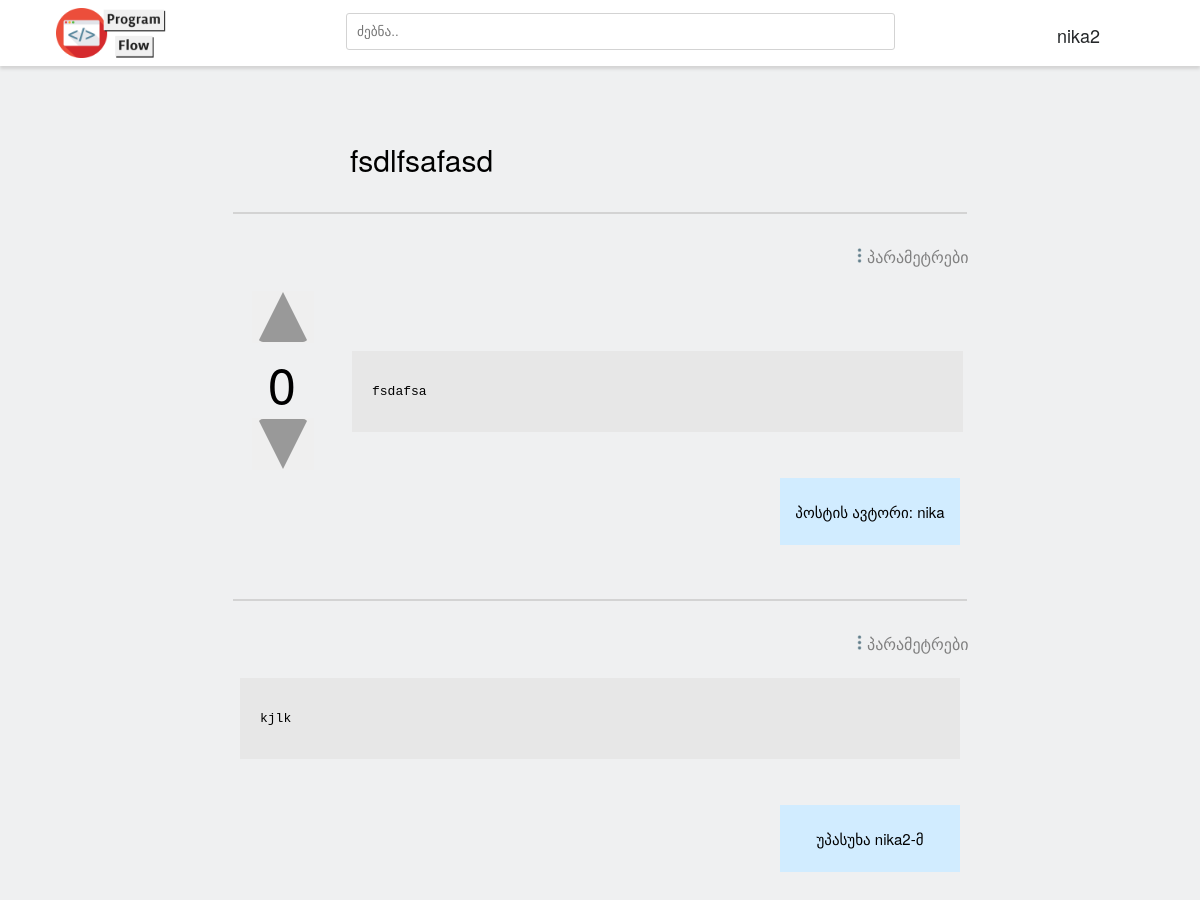
Page /posts/1 (signed in, upper part) on the earlier database version.
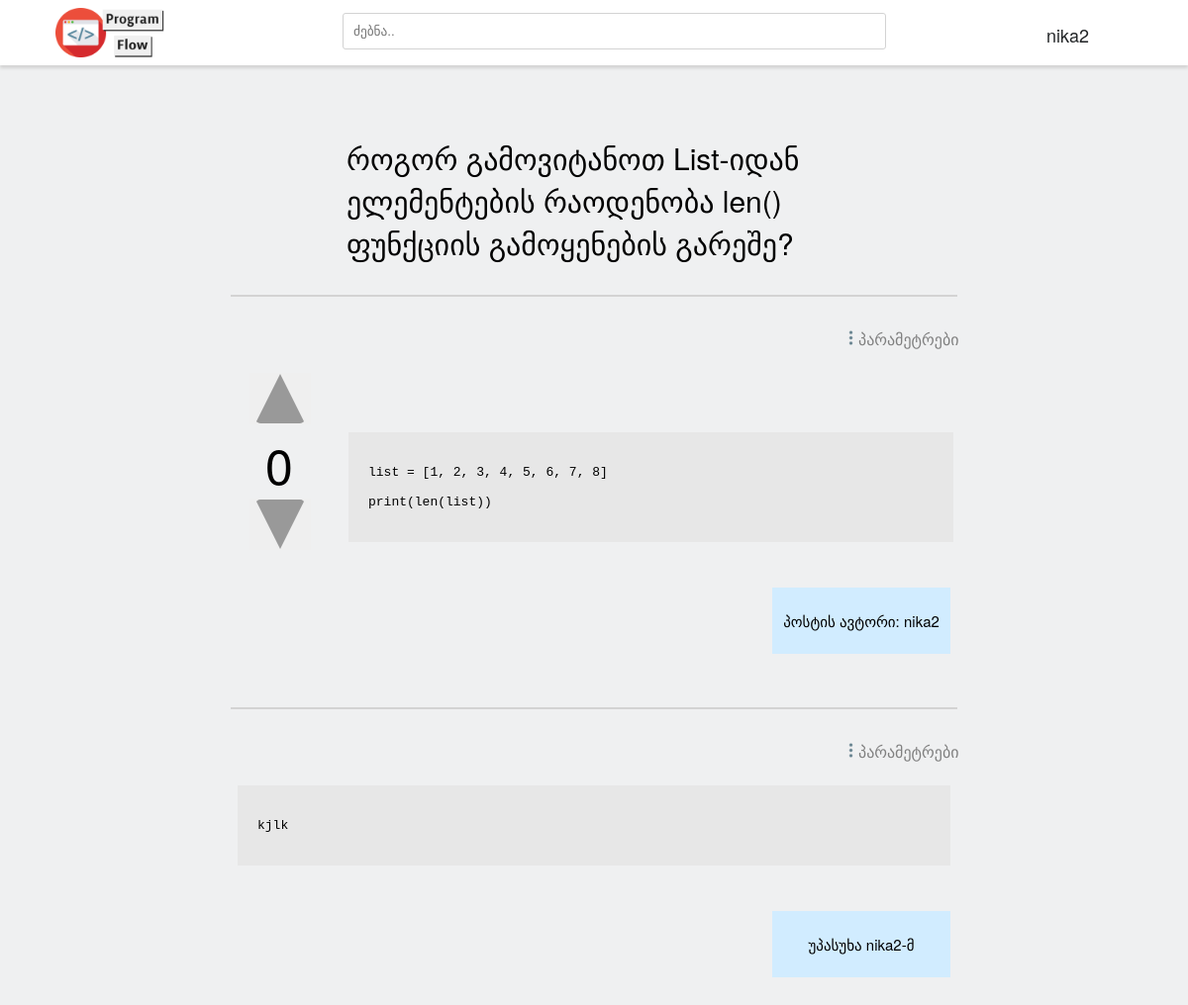
Same page on the later database version.
### app.py (models this page shows)
class Posts(db.Model):
    post_id = db.Column(db.Integer, primary_key=True)
    author = db.Column(db.String(10000), nullable=False)
    author_name = db.Column(db.String(10000), nullable=False)
    post = db.Column(db.Text, nullable=False)
    code = db.Column(db.Text, nullable=False)
    votes = db.Column(db.Integer, nullable=False)
    vote_authors = db.Column(db.Text)

class Answers(db.Model):
    post_id = db.Column(db.Integer, primary_key=True)
    answer_id = db.Column(db.Integer, nullable=False)
    answer_author = db.Column(db.Text, nullable=False)
    answer_username = db.Column(db.Text, nullable=False)
    answer = db.Column(db.Text, nullable=False)
    votes = db.Column(db.Integer, nullable=False)
    vote_authors = db.Column(db.Text)

### app.py (the view)
@app.route('/posts/<int:id>', methods=['POST', 'GET'])
def post_page(id):
    post_data = Posts.query.get(id)
    answer_data = Answers.query.all()
    if request.method == 'POST':
        if 'user' in session:
            upvoter = request.form.get('upvoter')
            downvoter = request.form.get('downvoter')
            session['upvoted'] = True
            session['downvoted'] = False
            if upvoter == 'up':
                vote_author = session['user']
                votes = post_data.votes
                if vote_author not in str(post_data.vote_authors):
                    post_data.vote_authors = f'{post_data.vote_authors},{vote_author}'
                    if session['downvoted'] == True:
                        votes+=2
                        session['upvoted'] = True
                    else:
                        votes+=1
                        session['upvoted'] = True
                elif vote_author in str(post_data.vote_authors):
                    post_data.vote_authors = post_data.vote_authors.replace(vote_author, '')
                    votes-=1
                    session['upvoted'] = False
                    session['downvoted'] = False
                post_data.votes = votes
                db.session.commit()
                if 'user' in session:
                    if post_data:
                        return render_template('post_page.html', post_data=post_data, current_user=session['user'], upvoted=session['upvoted'])
                    else:
                        flash('ERROR: ვერ ჩამოიტვირთა მონაცემები..', category='error')
                        return redirect(url_for('posts'))
                else:
                    return redirect(url_for('home'))
            elif downvoter == 'dwn':
                vote_author = session['user']
                votes = post_data.votes
                if vote_author not in str(post_data.vote_authors):
                    post_data.vote_authors = f'{post_data.vote_authors}-{vote_author}'
                    if session['upvoted'] == False:
                        votes-=1
                        session['downvoted'] = True
                    elif session['upvoted'] == True:
                        votes-=2
                        session['upvoted'] = False
                        session['downvoted'] = True
                elif vote_author in str(post_data.vote_authors):
                    post_data.vote_authors = post_data.vote_authors.replace(f'{vote_author}-', '')
                    if session['upvoted'] == False:
                        votes+=1
                    session['downvoted'] = False
                    session['upvoted'] = False
                post_data.votes = votes
                db.session.commit()
                if 'user' in session:
                    if post_data and answer_data:
                        return render_template('post_page.html', post_data=post_data, answer_data=answer_data, current_user=session['user'], downvoted=session['downvoted'])
                    elif post_data:
                        return render_template('post_page.html', post_data=post_data, current_user=session['user'], downvoted=session['downvoted'])
                    else:
                        flash('ERROR: ვერ ჩამოიტვირთა მონაცემები..', category='error')
                        return redirect(url_for('posts'))
                else:
                    return redirect(url_for('home'))
            if request.form.get('answer'):
                answer = request.form.get('answer')
                created_answer = Answers(answer_id=post_data.post_id, answer_author=session['user'], answer_username=session['username'], answer=answer, votes=0)
                db.session.add(created_answer)
                db.session.commit()
                return render_template('post_page.html', post_data=post_data, answer_data=answer_data, current_user=session['user'])
        else:
            flash('არ ხართ შესული ექაუნთზე..')
            return redirect(url_for('home'))
    else:
        if 'user' in session:
            if post_data:
                return render_template('post_page.html', post_data=post_data, answer_data=answer_data, current_user=session['user'])
            else:
                flash('ERROR: ვერ ჩამოიტვირთა მონაცემები..', category='error')
                return redirect(url_for('posts'))
        else:
            return redirect(url_for('home'))

### templates/post_page.html (shortened to what this page needs)
{%extends 'base.html'%}
{%block content%}
<br>
{%if post_data.post%}
    <br><br>
    <div class='title'>
        {{post_data.post}}
    </div>
    <br>
    <hr style="width:61%;border:lightgray solid 1px;">
{%endif%}
<br>
    {%if post_data.author == current_user%}
        <img style='margin-left:71%' src="{{url_for('static', filename='images/settings_icon.png')}}" height='15' width='15'><a class='settings' href='/posts/post_settings/{{post_data.post_id}}'>პარამეტრები</a>
        <br><br>
    {%endif%}
{%if post_data.code%}
    <div class='votesDiv'>
            <form action='' method='POST'>
                <button type='submit' class='buttonVote'>{%if upvoted%}<div class='upvoteActive'></div>{%elif not upvoted%}<div class='upvote'></div>{%endif%}</button>
            </form>
            <div class='votes'>{{post_data.votes}}</div>
            <form action='' method='POST'>
                <button type='submit' class='buttonVote'>{%if downvoted%}<div class='downvoteActive'></div>{%else%}<div class='downvote'></div>{%endif%}</button>
            </form>
        <div class='codeDiv'>
            <pre class='code'>{{post_data.code}}</pre>
        </div>
    </div>
    <br><br>
    <div class='authorDiv'><p class='author'>პოსტის ავტორი: {{post_data.author_name}}</p></div>
{%endif%}
{%for answer in answer_data%}
    <br><br>
    <hr class='answerSeparator'>
    <br>
    {%if answer.answer_author == current_user%}
    <img style='margin-left:71%' src="{{url_for('static', filename='images/settings_icon.png')}}" height='15' width='15'><a class='settings' href='/posts/post_settings/{{answer_data.post_id}}'>პარამეტრები</a>
    <br><br>
    {%endif%}
    <div class='answerCodeDiv'>
        <pre class='answerCode'>{{answer.answer}}</pre>
    </div>
        <br><br>
    <div class='authorDiv'><p class='author'>უპასუხა {{answer.answer_username}}-მ</p></div>
{%endfor%}
{%endblock%}

### templates/base.html (shortened to what this page needs)
<!DOCTYPE html>
<html lang="en">
<head>
    <link rel="stylesheet" href="{{url_for('static', filename='style.css')}}">
    <link rel="stylesheet" href="{{url_for('static', filename='media.css')}}">
    <link rel="stylesheet" href="{{url_for('static', filename='flashes.css')}}">
</head>
<body>
<header>
    <ul>
      <a href='/'><li><img class='logo' title="Home" src="{{url_for('static', filename='images/logo.png')}}" width="120" height="50" alt='ProgramFlow'></li></a>
      {%if 'user' in session%}
        <a href='/user' class='usernameNavLogged'>{{session['username']}}</a>
      {%elif 'user' not in session%}
        <a href='/signup' class='navbarSignup'>რეგისტრაცია</a>
        <a href='/login' class='navbarLogin'>შესვლა</a>
      {%endif%}
        <form method='POST' action='/posts'>
            <input type="text" style="margin-bottom:10px;" name='search' class='searchInput' placeholder="ძებნა..">
        </form>
    </ul>
</header>
  {%with messages = get_flashed_messages(with_categories=True)%}
    {%if messages%}
      {%for category, message in messages%}
        {%if category == "error" %}
          <br><br><br><br>
          <div class="alert alert-danger" role="alert">
            {{message}}
          </div>
        {%else%}
          <br><br><br><br>
          <div class="alert alert-success" role="alert">
            {{message}}
          </div>
        {%endif%}
      {%endfor%}
    {%else%}
      <br><br><br>
    {%endif%}
  {%endwith%}
  {%block content%}{%endblock%}
</body>
</html>

### static/style.css (style rules this page uses)
body { padding: 0; margin: 0; font-family: 'Helvetica Neue', 'Helvetica', Arial, sans-serif, Calibri; background-color: #eff0f1; }
.logo { margin-top: -15px; margin-bottom: -17px; margin-left: 30%; }
.votesDiv { margin-left: 21%; }
.buttonVote { border: 0px solid; background-color: none; }
.upvote { width: 0; height: 0; border-left: 25px solid transparent; border-right: 25px solid transparent; border-bottom: 50px solid #999; border-radius: 5px; }
.downvote { width: 0; height: 0; border-left: 25px solid transparent; border-right: 25px solid transparent; border-top: 50px solid #999; border-radius: 5px; }
.votes { font-size: 50px; margin-left: 16px; }
.title { margin-left: 350px; margin-right: 270px; font-size:30px; max-width: 30em; word-wrap: break-word; }
.codeDiv { background-color: #e7e7e7; padding: 20px; margin-right: 25%; margin-left: 100px; margin-top: -13%; }
.code { word-wrap: break-word; white-space: pre-wrap; }
.authorDiv { padding: 8px; margin-left: 65%; margin-right: 20%; background-color: #d1ecff; text-align: center; }
.author { font-size: 15px; }
.answerCodeDiv { background-color: #e7e7e7; padding: 20px; margin-right: 20%; margin-left: 20%; }
.answerCode { word-wrap: break-word; white-space: pre-wrap; }
.answerSeparator { width: 61%; border: lightgray solid 1px; }
.searchInput { border: lightgray 1px solid; border-radius: 3px; padding: 10px 30% 10px 10px; margin-top: 13px; margin-left: 2%; }
ul { list-style-type:none; overflow: hidden; margin: 0; padding: 0; background-color: white; font-size:18px; box-shadow: 0px 3px 3px 0px lightgray; text-align: center; position: fixed; width: 100%; }
li { float:left; padding:20px; color: black; }
.usernameNavLogged { margin-top: 22px; margin-right: 100px; text-decoration: none; float: right; color: #242729; }
.settings { text-decoration: none; color: gray; }

Differences in the rows shown:
changed Posts: post "fsdlfsafasd" → "როგორ გამოვიტანოთ List-იდან ელემენტების რაოდენობა len() ფუნქციის გამოყენების გარეშე?"; code "fsdafsa" → "list = [1, 2, 3, 4, 5, 6, 7, 8] print(len(list))"; author_name "nika" → "nika2"
